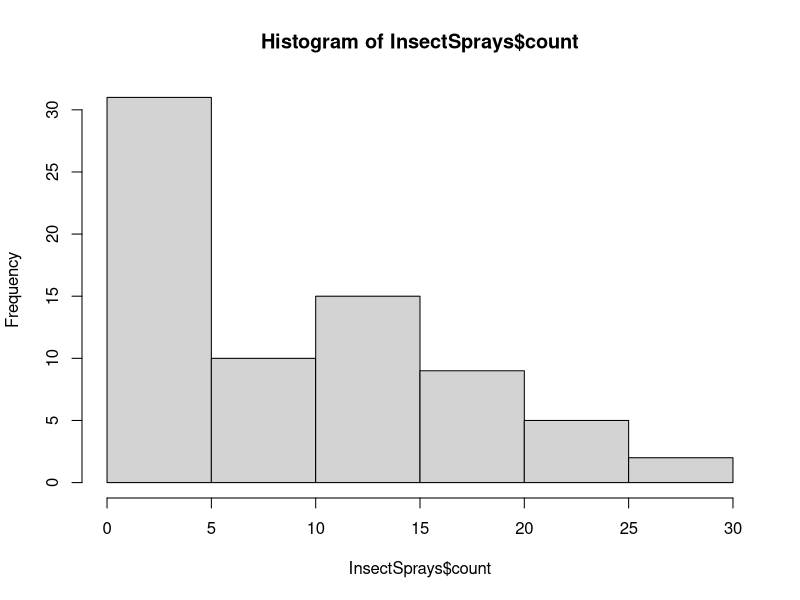
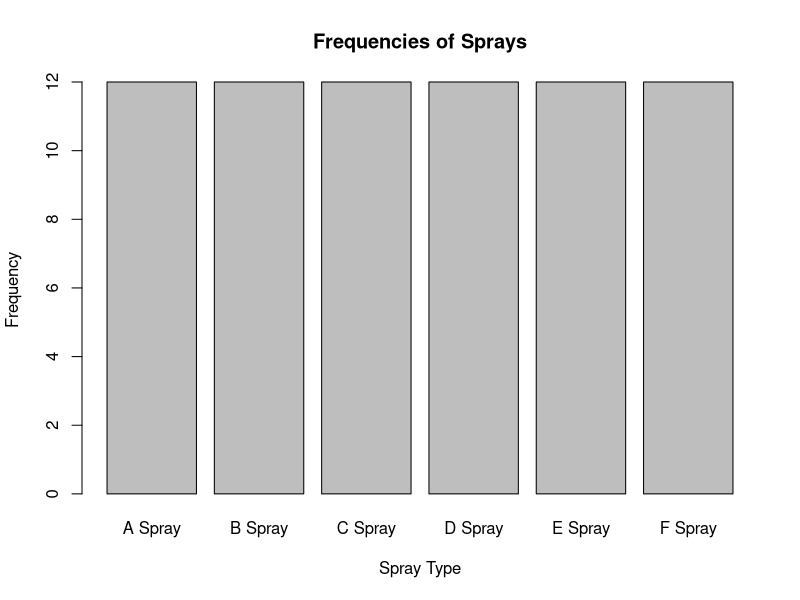

Here is the R script that generated these plots, in order:
#1
x=matrix(data=c(4.3, 3.1, 8.2, 8.2, 3.2, 0.9, 1.6,6.5),nrow=4,ncol=2,byrow=TRUE)
x=x[-3,]
dim(x)

#2
#a 
#i. numeric-discrete
#ii. categorical-ordinal
#iii. numeric-continuous
#iv. categorical-ordinal
#v. categorical-nominal
#vi. numeric-continuous
#b
#i. sample statistic, population is New Zealanders who own a gaming console
#ii. sample statistic, population is the hoods of cars in No Dogdgy Carz Yard
#iii. population parameter
#iv. population parameter
#v. sample statistic, the population is the average number of times per day a vending machine is
#used in a year

#3 13.3
#a
quantile(chickwts$weight, 0.1)
quantile(chickwts$weight, 0.3)
quantile(chickwts$weight, 0.9)
tapply(chickwts$weight, INDEX=chickwts$feed, FUN=var)

#b
#i
IQR(quakes$depth)
#ii
summary(quakes$mag[quakes$depth>400])
#The summary of all magnitudes of seismic events shows greater values for those seismic events less than 400km than more than 400km.
#Less than 400km has a higher mean and median

#4 14.1
hist(InsectSprays$count)
#b
tapply(InsectSprays$count, INDEX=InsectSprays$spray, FUN=length)
spray.freq = table(InsectSprays$spray)
barplot(spray.freq, main="Frequencies of Sprays", xlab="Spray Type", ylab="Frequency", names.arg=c("A Spray", "B Spray","C Spray", 
                                                                                                   "D Spray","E Spray","F Spray"))


